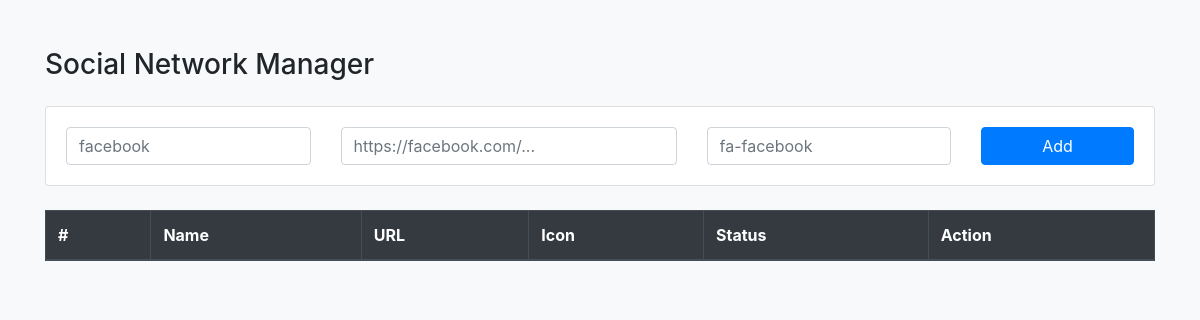
Page /manage_social_network.php on the earlier database version.
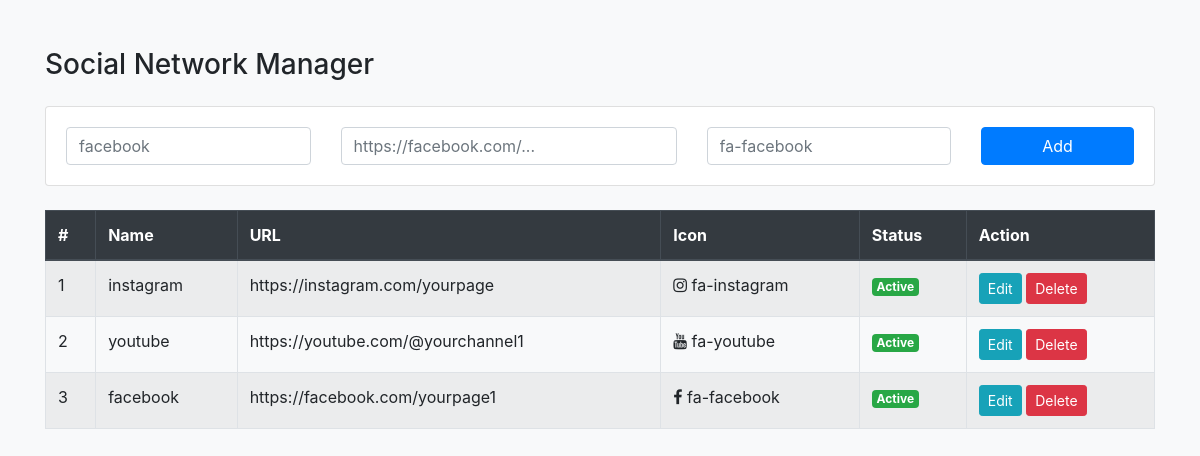
Same page on the later database version.
### tables this page shows
CREATE TABLE `social_network` (
  `id` int(11) NOT NULL,
  `name` varchar(50) NOT NULL,
  `url` varchar(255) NOT NULL,
  `icon` varchar(50) NOT NULL,
  `status` tinyint(1) DEFAULT 1
);

### includes/dbconn.php (called while the page is built, shortened)
<?php
class DBConn
{
	function __construct($type)
	{
		if($type == "web")
		$this->conn = new mysqli(DBHOST,USERNAME,PASSWORD,DBNAME);
	}
}

### manage_social_network.php (the view, shortened to what this page needs)
<?php
include 'includes/dbconn.php';
$dbcon = new DBConn('web');
$editData = ['id'=>'','name'=>'','url'=>'','icon'=>''];
?>
<!doctype html>
<html>
<head>
<link rel="stylesheet" href="https://cdn.jsdelivr.net/npm/bootstrap@4.6.2/dist/css/bootstrap.min.css">
</head>
<body class="bg-light">
<div class="container mt-5">
<h3 class="mb-4">Social Network Manager</h3>
<div class="card mb-4">
<div class="card-body">
<form method="post">
<div class="row">
    <div class="col-md-3">
        <input type="text" name="name" class="form-control"
               placeholder="facebook" required
               value="<?php echo $editData['name']; ?>">
    </div>
    <div class="col-md-4">
        <input type="text" name="url" class="form-control"
               placeholder="https://facebook.com/..."
               required value="<?php echo $editData['url']; ?>">
    </div>
    <div class="col-md-3">
        <input type="text" name="icon" class="form-control"
               placeholder="fa-facebook"
               required value="<?php echo $editData['icon']; ?>">
    </div>
    <div class="col-md-2">
        <button name="save" class="btn btn-primary btn-block">
            <?php echo ($editData['id']) ? 'Update' : 'Add'; ?>
        </button>
    </div>
</div>
</form>
</div>
</div>
<table class="table table-bordered table-striped">
<thead class="thead-dark">
<tr>
    <th>#</th>
    <th>Name</th>
    <th>URL</th>
    <th>Icon</th>
    <th>Status</th>
    <th>Action</th>
</tr>
</thead>
<tbody>
<?php
$i = 1;
$list = mysqli_query(
    $dbcon->conn,
    "SELECT * FROM social_network ORDER BY id DESC"
);
while ($row = mysqli_fetch_assoc($list)) {
?>
<tr>
    <td><?php echo $i++; ?></td>
    <td><?php echo $row['name']; ?></td>
    <td><?php echo $row['url']; ?></td>
    <td><i class="fa <?php echo $row['icon']; ?>"></i> <?php echo $row['icon']; ?></td>
    <td>
        <?php if ($row['status'] == 1) { ?>
            <a href="?id=<?php echo $row['id']; ?>&status=0"
               class="badge badge-success">Active</a>
        <?php } else { ?>
            <a href="?id=<?php echo $row['id']; ?>&status=1"
               class="badge badge-danger">Inactive</a>
        <?php } ?>
    </td>
    <td>
        <a href="?edit=<?php echo $row['id']; ?>" class="btn btn-sm btn-info">Edit</a>
        <a href="?delete=<?php echo $row['id']; ?>"
           onclick="return confirm('Delete this record?')"
           class="btn btn-sm btn-danger">Delete</a>
    </td>
</tr>
<?php } ?>
</tbody>
</table>
</div>
<link rel="stylesheet"
href="https://cdnjs.cloudflare.com/ajax/libs/font-awesome/4.7.0/css/font-awesome.min.css">
</body>
</html>

Differences in the rows shown:
added social_network: name "instagram", url "https://instagram.com/yourpage", icon "fa-instagram"
added social_network: name "youtube", url "https://youtube.com/@yourchannel1", icon "fa-youtube"
added social_network: name "facebook", url "https://facebook.com/yourpage1", icon "fa-facebook"
